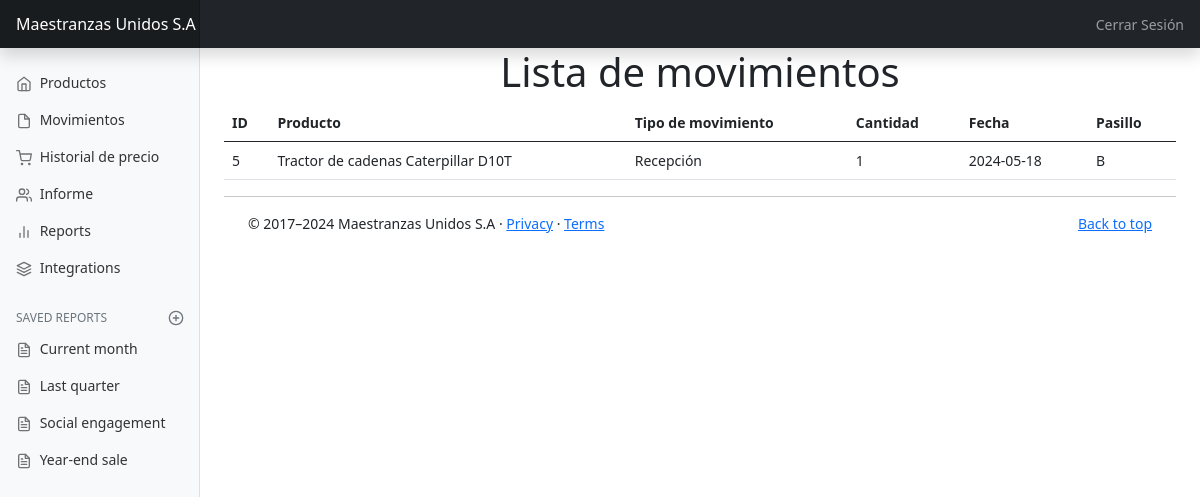
Screenshot of /movimientos/ with the database file from the repository.
### inventarioweb/models.py (models this page shows, shortened)
class Recepcion(models.Model):
    id = models.AutoField(primary_key=True)
    producto = models.CharField(max_length=100)
    cantidad = models.IntegerField(default=0)
    fecha = models.CharField(max_length=60)
    pasillo = models.CharField(max_length=100)
    movimiento = models.CharField(max_length=100, default=" ")
    class Meta:
        db_table = 'inventarioweb_recepcion'

### inventarioweb/views.py (the view)
# urls.py: path('movimientos/', views.movimientos, name="movimientos"),
def movimientos(request):
    recepciones = Recepcion.objects.all()
    return render(request, 'movimientos.html', {'recepciones': recepciones})

### inventarioweb/templates/movimientos.html
{%extends 'dashboard.html'%}
{%block content%}
<div class="text-center">
    <h1>Lista de movimientos</h1>
</div>
<table class="table">
    <thead>
      <tr>
        <th>ID</th>
        <th>Producto</th>
        <th>Tipo de movimiento</th>
        <th>Cantidad</th>
        <th>Fecha</th>
        <th>Pasillo</th>
      </tr>
    </thead>
    <tbody>
      {% for item in recepciones %}
      <tr>
        <td>{{ item.id }}</td>
        <td>{{ item.producto }}</td>
        <td>{{ item.movimiento }}</td>
        <td>{{ item.cantidad }}</td>
        <td>{{ item.fecha }}</td>
        <td>{{ item.pasillo }}</td>
      </tr>
      {% endfor %}
    </tbody>
  </table>
{%endblock%}

### inventarioweb/static/css/dashboard.css (style rules this page uses)
body { font-size: .875rem; }

### rows the page displays
Recepcion: id "5", producto "Tractor de cadenas Caterpillar D10T", movimiento "Recepción", cantidad "1", fecha "2024-05-18", pasillo "B"
